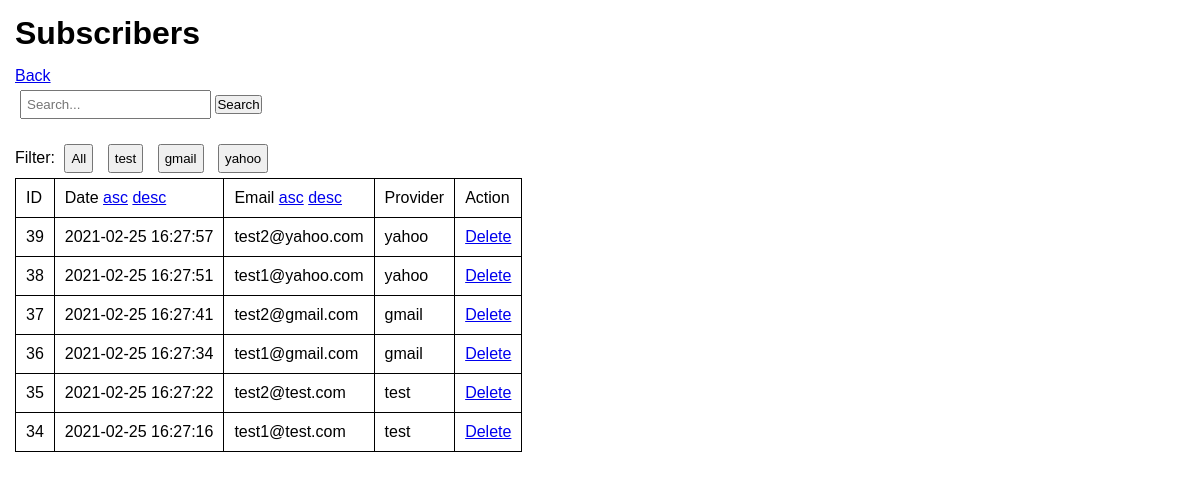
The page /subscribers.php on the database as committed earlier.
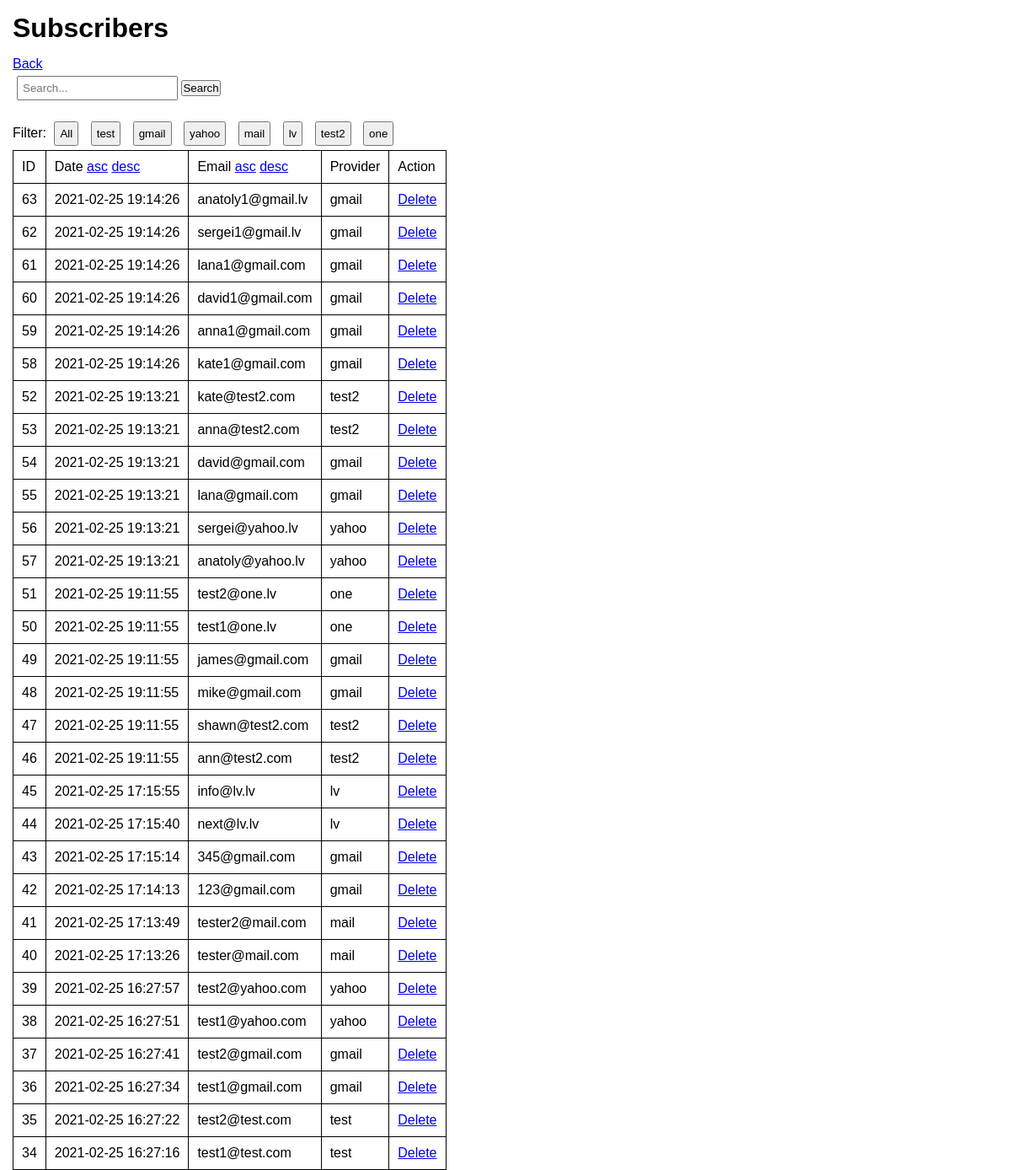
The same page on the database as committed later.
### tables this page shows
CREATE TABLE IF NOT EXISTS `subscribers` (
  `id` int(11) NOT NULL AUTO_INCREMENT,
  `date` datetime NOT NULL DEFAULT CURRENT_TIMESTAMP,
  `email` varchar(50) NOT NULL DEFAULT '0',
  `provider` varchar(50) NOT NULL DEFAULT '0',
  PRIMARY KEY (`id`)
);

### Model.php (called while the page is built, shortened)
<?php
    Class Model{
        private $host = "localhost";
        private $userName = "root";
        private $password = "";
        private $dbName = "mbdb";
        private $conn;
        public function __construct() {
            try {
                $this->conn = new PDO('mysql:host='. $this->host .';dbname='. $this->dbName, $this->userName, $this->password);
                $this->conn->setAttribute(PDO::ATTR_DEFAULT_FETCH_MODE, PDO::FETCH_OBJ);
            } catch (exception $e) {
                echo "connection failed" . $e->getMessage();
            }
        }
        public function readAll(){
            $statement = $this->conn->prepare("SELECT * FROM SUBSCRIBERS order by date desc");
            $statement->execute();
            $data = $statement->fetchAll();
            return $data;
    }
        public function getProviders(){
            try {
                $statement = $this->conn->prepare("select distinct(provider) from subscribers");
                $statement->execute();
                $data = $statement->fetchAll();
                return $data;
            } catch (Exception $e) {
                die($e->getMessage());
            }
        }
}
?>

### subscribers.php (the view, shortened to what this page needs)
<?php
require 'Model.php';
$model = new Model();
?>
<!doctype html>
<html lang="">
<head>
  <link rel="stylesheet" href="style/style.css">
</head>
<body style ="overflow: scroll; position: static; margin: 15px;">
    <h1 style="margin-bottom: 15px;">Subscribers</h1>
    <a href="/index.php">Back</a>
    <form action="" method="GET" style="margin-bottom: 15px; padding: 5px;">
        <input type="text" name="search" placeholder="Search..." style="padding: 5px;">
        <button name="filter" value="search"> Search</button>
    </form>
    <form action="" method="GET">
        <div> Filter:
            <button type="sumbit" name = "filter" value = "All" style="margin: 5px; padding: 5px;">All</button>
            <?php
            $rows = $model->getProviders();
            if(!empty($rows)) {
                foreach($rows as $row) {
            ?>
            <button type="sumbit" name = "filter" value =  <?php echo $row->provider; ?> style="margin: 5px; padding: 5px;"><?php echo $row->provider; ?></button>
            <?php }
            }
            ?>
        </div>
    </form>
    <table>
        <tr>
            <td>ID</td>
            <td>Date <a href="?orderBy=date&direction=asc">asc</a> <a href="?orderBy=date&direction=desc">desc</a></td>
            <td>Email <a href="?orderBy=email&direction=asc">asc</a> <a href="?orderBy=email&direction=desc">desc</a></td>
            <td>Provider</td>
            <td>Action</td>
        </tr>
        <?php
        if (isset($_GET['filter'])) {
            $rows = $model->filterProvider();
        } else if (isset($_GET['orderBy'])){
            $rows = $model->filterProvider();
        } else {
            $rows = $model->readAll();
        }
        if(!empty($rows)) {
            foreach($rows as $row) {
        ?>
        <tr>
            <td><?php echo $row->id; ?></td>
            <td><?php echo $row->date; ?></td>
            <td><?php echo $row->email; ?></td>
            <td><?php echo $row->provider; ?></td>
            <td><a href="delete.php?id=<?php echo $row->id; ?>">Delete</a></td>
        </tr>
            <?php
            }
        } else {
            echo "no data";
        }
        ?>
    </table>
</body>
</html>

### style/style.css (style rules this page uses)
* { -webkit-box-sizing: border-box; box-sizing: border-box; padding: 0px; margin: 0px; }
body { height: 100vh; width: 100%; position: fixed; font-family: arial; }
table, th, td { border: 1px solid black; border-collapse: collapse; padding: 10px; }

Rows that differ between the two databases and show on the page:
added subscribers: id "63", date "2021-02-25 19:14:26", email "anatoly1@gmail.lv", provider "gmail"
added subscribers: id "62", date "2021-02-25 19:14:26", email "sergei1@gmail.lv", provider "gmail"
added subscribers: id "61", date "2021-02-25 19:14:26", email "lana1@gmail.com", provider "gmail"
added subscribers: id "60", date "2021-02-25 19:14:26", email "david1@gmail.com", provider "gmail"
added subscribers: id "59", date "2021-02-25 19:14:26", email "anna1@gmail.com", provider "gmail"
added subscribers: id "58", date "2021-02-25 19:14:26", email "kate1@gmail.com", provider "gmail"
added subscribers: id "52", date "2021-02-25 19:13:21", email "kate@test2.com", provider "test2"
added subscribers: id "53", date "2021-02-25 19:13:21", email "anna@test2.com", provider "test2"
added subscribers: id "54", date "2021-02-25 19:13:21", email "david@gmail.com", provider "gmail"
added subscribers: id "55", date "2021-02-25 19:13:21", email "lana@gmail.com", provider "gmail"
added subscribers: id "56", date "2021-02-25 19:13:21", email "sergei@yahoo.lv", provider "yahoo"
added subscribers: id "57", date "2021-02-25 19:13:21", email "anatoly@yahoo.lv", provider "yahoo"
added subscribers: id "51", date "2021-02-25 19:11:55", email "test2@one.lv", provider "one"
added subscribers: id "50", date "2021-02-25 19:11:55", email "test1@one.lv", provider "one"
added subscribers: id "49", date "2021-02-25 19:11:55", email "james@gmail.com", provider "gmail"
added subscribers: id "48", date "2021-02-25 19:11:55", email "mike@gmail.com", provider "gmail"
added subscribers: id "47", date "2021-02-25 19:11:55", email "shawn@test2.com", provider "test2"
added subscribers: id "46", date "2021-02-25 19:11:55", email "ann@test2.com", provider "test2"
added subscribers: id "45", date "2021-02-25 17:15:55", email "info@lv.lv", provider "lv"
added subscribers: id "44", date "2021-02-25 17:15:40", email "next@lv.lv", provider "lv"
added subscribers: id "43", date "2021-02-25 17:15:14", email "345@gmail.com", provider "gmail"
added subscribers: id "42", date "2021-02-25 17:14:13", email "123@gmail.com", provider "gmail"
added subscribers: id "41", date "2021-02-25 17:13:49", email "tester2@mail.com", provider "mail"
added subscribers: id "40", date "2021-02-25 17:13:26", email "tester@mail.com", provider "mail"
Other text that changed with them:
new list line: "mail"
new list line: "lv"
new list line: "test2"
new list line: "one"
